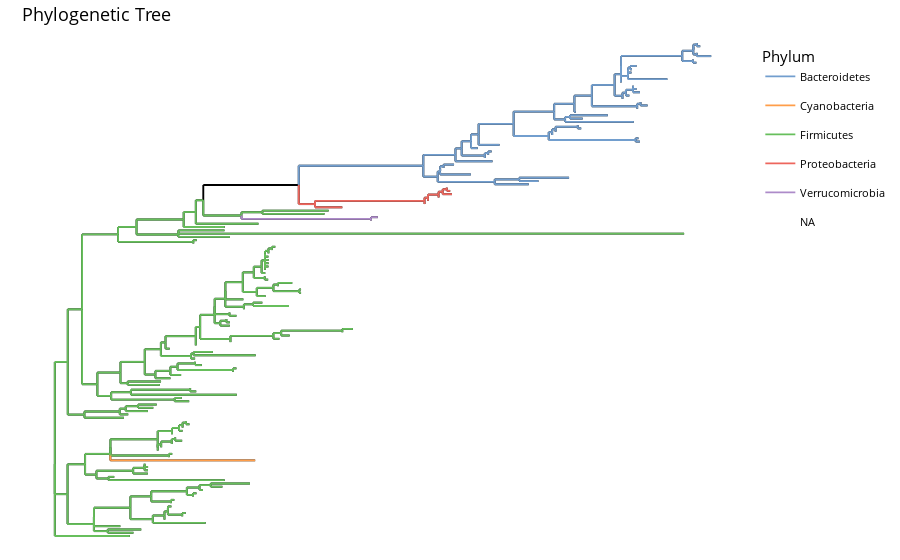

Notebook cell for this chart:
### Markdown cell above
## Phylogeny: the ultimate challenge

### Code cell
data("Tengeler2020", package = "mia")
tse <- Tengeler2020

p <- plotRowTree(
    tse,
    layout = "rectangular",
    edge_colour_by = "Phylum"
)

p + ggtitle("Phylogenetic Tree")

### Figure 1 — Plotly figure (JSON) as saved in the notebook; plotly's stock layout.template omitted (floating-point values rounded to 4 significant figures; data arrays with more than 128 entries replaced by an {"elided": "..."} marker saying what was removed)
{"data": [{"hoverinfo": "text", "hoveron": "points", "line": {"color": "rgba(0,0,0,1)", "dash": "solid", "width": 1.89}, "mode": "lines", "showlegend": false, "text": {"elided": "899 str values"}, "type": "scatter", "x": {"elided": "899 mixed values"}, "xaxis": "x", "y": {"elided": "899 mixed values"}, "yaxis": "y"}, {"hoverinfo": "text", "hoveron": "points", "line": {"color": "rgba(0,0,0,1)", "dash": "solid", "width": 1.89}, "mode": "lines", "showlegend": false, "text": {"elided": "899 str values"}, "type": "scatter", "x": {"elided": "899 mixed values"}, "xaxis": "x", "y": {"elided": "899 mixed values"}, "yaxis": "y"}, {"hoverinfo": "text", "hoveron": "points", "legendgroup": "Bacteroidetes", "line": {"color": "rgba(114,158,206,1)", "dash": "solid", "width": 1.89}, "mode": "lines", "name": "Bacteroidetes", "showlegend": true, "text": {"elided": "260 str values"}, "type": "scatter", "x": {"elided": "260 mixed values"}, "xaxis": "x", "y": {"elided": "260 mixed values"}, "yaxis": "y"}, {"hoverinfo": "text", "hoveron": "points", "legendgroup": "Cyanobacteria", "line": {"color": "rgba(255,158,74,1)", "dash": "solid", "width": 1.89}, "mode": "lines", "name": "Cyanobacteria", "showlegend": true, "text": "x: 0.42258<br />y:  24.000000<br />node: 139<br />parent: 289<br />edge_colour_by: Cyanobacteria", "type": "scatter", "x": [0.1172, 0.4226], "xaxis": "x", "y": [24, 24], "yaxis": "y"}, {"hoverinfo": "text", "hoveron": "points", "legendgroup": "Firmicutes", "line": {"color": "rgba(103,191,92,1)", "dash": "solid", "width": 1.89}, "mode": "lines", "name": "Firmicutes", "showlegend": true, "text": {"elided": "584 str values"}, "type": "scatter", "x": {"elided": "584 mixed values"}, "xaxis": "x", "y": {"elided": "584 mixed values"}, "yaxis": "y"}, {"hoverinfo": "text", "hoveron": "points", "legendgroup": "Proteobacteria", "line": {"color": "rgba(237,102,93,1)", "dash": "solid", "width": 1.89}, "mode": "lines", "name": "Proteobacteria", "showlegend": true, "text": ["x: 0.60644<br />y: 101.000000<br />node:  56<br />parent: 210<br />edge_colour_by: Proteobacteria", "x: 0.60644<br />y: 101.000000<br />node:  56<br />parent: 210<br />edge_colour_by: Proteobacteria", null, "x: 0.78007<br />y: 102.000000<br />node:  57<br />parent: 211<br />edge_colour_by: Proteobacteria", "x: 0.78007<br />y: 102.000000<br />node:  57<br />parent: 211<br />edge_colour_by: Proteobacteria", null, "x: 0.80967<br />y: 104.000000<br />node:  58<br />parent: 213<br />edge_colour_by: Proteobacteria", "x: 0.80967<br />y: 104.000000<br />node:  58<br />parent: 213<br />edge_colour_by: Proteobacteria", null, "x: 0.83399<br />y: 106.000000<br />node:  59<br />parent: 215<br />edge_colour_by: Proteobacteria", "x: 0.83399<br />y: 106.000000<br />node:  59<br />parent: 215<br />edge_colour_by: Proteobacteria", null, "x: 0.82695<br />y: 107.000000<br />node:  60<br />parent: 215<br />edge_colour_by: Proteobacteria", "x: 0.82695<br />y: 107.000000<br />node:  60<br />parent: 215<br />edge_colour_by: Proteobacteria", null, "x: 0.83778<br />y: 105.000000<br />node:  61<br />parent: 214<br />edge_colour_by: Proteobacteria", "x: 0.83778<br />y: 105.000000<br />node:  61<br />parent: 214<br />edge_colour_by: Proteobacteria", null, "x: 0.78725<br />y: 103.000000<br />node:  62<br />parent: 212<br />edge_colour_by: Proteobacteria", "x: 0.78725<br />y: 103.000000<br />node:  62<br />parent: 212<br />edge_colour_by: Proteobacteria", null, "x: 0.54893<br />y: 101.984375<br />node: 210<br />parent: 166<br />edge_colour_by: Proteobacteria", "x: 0.54893<br />y: 101.984375<br />node: 210<br />parent: 166<br />edge_colour_by: Proteobacteria", null, "x: 0.77991<br />y: 102.968750<br />node: 211<br />parent: 210<br />edge_colour_by: Proteobacteria", "x: 0.77991<br />y: 102.968750<br />node: 211<br />parent: 210<br />edge_colour_by: Proteobacteria", null, "x: 0.78710<br />y: 103.937500<br />node: 212<br />parent: 211<br />edge_colour_by: Proteobacteria", "x: 0.78710<br />y: 103.937500<br />node: 212<br />parent: 211<br />edge_colour_by: Proteobacteria", null, "x: 0.80953<br />y: 104.875000<br />node: 213<br />parent: 212<br />edge_colour_by: Proteobacteria", "x: 0.80953<br />y: 104.875000<br />node: 213<br />parent: 212<br />edge_colour_by: Proteobacteria", null, "x: 0.81816<br />y: 105.750000<br />node: 214<br />parent: 213<br />edge_colour_by: Proteobacteria", "x: 0.81816<br />y: 105.750000<br />node: 214<br />parent: 213<br />edge_colour_by: Proteobacteria", null, "x: 0.82679<br />y: 106.500000<br />node: 215<br />parent: 214<br />edge_colour_by: Proteobacteria", "x: 0.82679<br />y: 106.500000<br />node: 215<br />parent: 214<br />edge_colour_by: Proteobacteria"], "type": "scatter", "x": [0.5489, 0.6064, "NA", 0.7799, 0.7801, "NA", 0.8095, 0.8097, "NA", 0.8268, 0.834, "NA", 0.8268, 0.827, "NA", 0.8182, 0.8378, "NA", 0.7871, 0.7872, "NA", 0.5145, 0.5489, "NA", 0.5489, 0.7799, "NA", 0.7799, 0.7871, "NA", 0.7871, 0.8095, "NA", 0.8095, 0.8182, "NA", 0.8182, 0.8268], "xaxis": "x", "y": [101, 101, "NA", 102, 102, "NA", 104, 104, "NA", 106, 106, "NA", 107, 107, "NA", 105, 105, "NA", 103, 103, "NA", 102.0, 102.0, "NA", 103.0, 103.0, "NA", 103.9, 103.9, "NA", 104.9, 104.9, "NA", 105.8, 105.8, "NA", 106.5, 106.5], "yaxis": "y"}, {"hoverinfo": "text", "hoveron": "points", "legendgroup": "Verrucomicrobia", "line": {"color": "rgba(173,139,201,1)", "dash": "solid", "width": 1.89}, "mode": "lines", "name": "Verrucomicrobia", "showlegend": true, "text": ["x: 0.66709<br />y:  97.000000<br />node:   8<br />parent: 164<br />edge_colour_by: Verrucomicrobia", "x: 0.66709<br />y:  97.000000<br />node:   8<br />parent: 164<br />edge_colour_by: Verrucomicrobia", null, "x: 0.68144<br />y:  98.000000<br />node:   9<br />parent: 164<br />edge_colour_by: Verrucomicrobia", "x: 0.68144<br />y:  98.000000<br />node:   9<br />parent: 164<br />edge_colour_by: Verrucomicrobia", null, "x: 0.66694<br />y:  97.500000<br />node: 164<br />parent: 163<br />edge_colour_by: Verrucomicrobia", "x: 0.66694<br />y:  97.500000<br />node: 164<br />parent: 163<br />edge_colour_by: Verrucomicrobia"], "type": "scatter", "x": [0.6669, 0.6671, "NA", 0.6669, 0.6814, "NA", 0.3937, 0.6669], "xaxis": "x", "y": [97, 97, "NA", 98, 98, "NA", 97.5, 97.5], "yaxis": "y"}, {"hoverinfo": "text", "hoveron": "points", "legendgroup": "NA", "line": {"color": "transparent", "dash": "solid", "width": 1.89}, "mode": "lines", "name": "NA", "showlegend": true, "text": "x: 0.51447<br />y: 107.811005<br />node: 166<br />parent: 162<br />edge_colour_by: NA", "type": "scatter", "x": [0.3132, 0.5145], "xaxis": "x", "y": [107.8, 107.8], "yaxis": "y"}, {"hoverinfo": "text", "hoveron": "points", "legendgroup": "Bacteroidetes", "line": {"color": "rgba(114,158,206,1)", "dash": "solid", "width": 1.89}, "mode": "lines", "name": "Bacteroidetes", "showlegend": false, "text": {"elided": "260 str values"}, "type": "scatter", "x": {"elided": "260 mixed values"}, "xaxis": "x", "y": {"elided": "260 mixed values"}, "yaxis": "y"}, {"hoverinfo": "text", "hoveron": "points", "legendgroup": "Cyanobacteria", "line": {"color": "rgba(255,158,74,1)", "dash": "solid", "width": 1.89}, "mode": "lines", "name": "Cyanobacteria", "showlegend": false, "text": "x: 0.42258<br />y:  24.000000<br />node: 139<br />parent: 289<br />edge_colour_by: Cyanobacteria", "type": "scatter", "x": [0.1172, 0.1172], "xaxis": "x", "y": [25.98, 24], "yaxis": "y"}, {"hoverinfo": "text", "hoveron": "points", "legendgroup": "Firmicutes", "line": {"color": "rgba(103,191,92,1)", "dash": "solid", "width": 1.89}, "mode": "lines", "name": "Firmicutes", "showlegend": false, "text": {"elided": "584 str values"}, "type": "scatter", "x": {"elided": "584 mixed values"}, "xaxis": "x", "y": {"elided": "584 mixed values"}, "yaxis": "y"}, {"hoverinfo": "text", "hoveron": "points", "legendgroup": "Proteobacteria", "line": {"color": "rgba(237,102,93,1)", "dash": "solid", "width": 1.89}, "mode": "lines", "name": "Proteobacteria", "showlegend": false, "text": ["x: 0.60644<br />y: 101.000000<br />node:  56<br />parent: 210<br />edge_colour_by: Proteobacteria", "x: 0.60644<br />y: 101.000000<br />node:  56<br />parent: 210<br />edge_colour_by: Proteobacteria", null, "x: 0.78007<br />y: 102.000000<br />node:  57<br />parent: 211<br />edge_colour_by: Proteobacteria", "x: 0.78007<br />y: 102.000000<br />node:  57<br />parent: 211<br />edge_colour_by: Proteobacteria", null, "x: 0.80967<br />y: 104.000000<br />node:  58<br />parent: 213<br />edge_colour_by: Proteobacteria", "x: 0.80967<br />y: 104.000000<br />node:  58<br />parent: 213<br />edge_colour_by: Proteobacteria", null, "x: 0.83399<br />y: 106.000000<br />node:  59<br />parent: 215<br />edge_colour_by: Proteobacteria", "x: 0.83399<br />y: 106.000000<br />node:  59<br />parent: 215<br />edge_colour_by: Proteobacteria", null, "x: 0.82695<br />y: 107.000000<br />node:  60<br />parent: 215<br />edge_colour_by: Proteobacteria", "x: 0.82695<br />y: 107.000000<br />node:  60<br />parent: 215<br />edge_colour_by: Proteobacteria", null, "x: 0.83778<br />y: 105.000000<br />node:  61<br />parent: 214<br />edge_colour_by: Proteobacteria", "x: 0.83778<br />y: 105.000000<br />node:  61<br />parent: 214<br />edge_colour_by: Proteobacteria", null, "x: 0.78725<br />y: 103.000000<br />node:  62<br />parent: 212<br />edge_colour_by: Proteobacteria", "x: 0.78725<br />y: 103.000000<br />node:  62<br />parent: 212<br />edge_colour_by: Proteobacteria", null, "x: 0.54893<br />y: 101.984375<br />node: 210<br />parent: 166<br />edge_colour_by: Proteobacteria", "x: 0.54893<br />y: 101.984375<br />node: 210<br />parent: 166<br />edge_colour_by: Proteobacteria", null, "x: 0.77991<br />y: 102.968750<br />node: 211<br />parent: 210<br />edge_colour_by: Proteobacteria", "x: 0.77991<br />y: 102.968750<br />node: 211<br />parent: 210<br />edge_colour_by: Proteobacteria", null, "x: 0.78710<br />y: 103.937500<br />node: 212<br />parent: 211<br />edge_colour_by: Proteobacteria", "x: 0.78710<br />y: 103.937500<br />node: 212<br />parent: 211<br />edge_colour_by: Proteobacteria", null, "x: 0.80953<br />y: 104.875000<br />node: 213<br />parent: 212<br />edge_colour_by: Proteobacteria", "x: 0.80953<br />y: 104.875000<br />node: 213<br />parent: 212<br />edge_colour_by: Proteobacteria", null, "x: 0.81816<br />y: 105.750000<br />node: 214<br />parent: 213<br />edge_colour_by: Proteobacteria", "x: 0.81816<br />y: 105.750000<br />node: 214<br />parent: 213<br />edge_colour_by: Proteobacteria", null, "x: 0.82679<br />y: 106.500000<br />node: 215<br />parent: 214<br />edge_colour_by: Proteobacteria", "x: 0.82679<br />y: 106.500000<br />node: 215<br />parent: 214<br />edge_colour_by: Proteobacteria"], "type": "scatter", "x": [0.5489, 0.5489, "NA", 0.7799, 0.7799, "NA", 0.8095, 0.8095, "NA", 0.8268, 0.8268, "NA", 0.8268, 0.8268, "NA", 0.8182, 0.8182, "NA", 0.7871, 0.7871, "NA", 0.5145, 0.5145, "NA", 0.5489, 0.5489, "NA", 0.7799, 0.7799, "NA", 0.7871, 0.7871, "NA", 0.8095, 0.8095, "NA", 0.8182, 0.8182], "xaxis": "x", "y": [102.0, 101, "NA", 103.0, 102, "NA", 104.9, 104, "NA", 106.5, 106, "NA", 106.5, 107, "NA", 105.8, 105, "NA", 103.9, 103, "NA", 107.8, 102.0, "NA", 102.0, 103.0, "NA", 103.0, 103.9, "NA", 103.9, 104.9, "NA", 104.9, 105.8, "NA", 105.8, 106.5], "yaxis": "y"}, {"hoverinfo": "text", "hoveron": "points", "legendgroup": "Verrucomicrobia", "line": {"color": "rgba(173,139,201,1)", "dash": "solid", "width": 1.89}, "mode": "lines", "name": "Verrucomicrobia", "showlegend": false, "text": ["x: 0.66709<br />y:  97.000000<br />node:   8<br />parent: 164<br />edge_colour_by: Verrucomicrobia", "x: 0.66709<br />y:  97.000000<br />node:   8<br />parent: 164<br />edge_colour_by: Verrucomicrobia", null, "x: 0.68144<br />y:  98.000000<br />node:   9<br />parent: 164<br />edge_colour_by: Verrucomicrobia", "x: 0.68144<br />y:  98.000000<br />node:   9<br />parent: 164<br />edge_colour_by: Verrucomicrobia", null, "x: 0.66694<br />y:  97.500000<br />node: 164<br />parent: 163<br />edge_colour_by: Verrucomicrobia", "x: 0.66694<br />y:  97.500000<br />node: 164<br />parent: 163<br />edge_colour_by: Verrucomicrobia"], "type": "scatter", "x": [0.6669, 0.6669, "NA", 0.6669, 0.6669, "NA", 0.3937, 0.3937], "xaxis": "x", "y": [97.5, 97, "NA", 97.5, 98, "NA", 98.5, 97.5], "yaxis": "y"}, {"hoverinfo": "text", "hoveron": "points", "legendgroup": "NA", "line": {"color": "transparent", "dash": "solid", "width": 1.89}, "mode": "lines", "name": "NA", "showlegend": false, "text": "x: 0.51447<br />y: 107.811005<br />node: 166<br />parent: 162<br />edge_colour_by: NA", "type": "scatter", "x": [0.3132, 0.3132], "xaxis": "x", "y": [103.2, 107.8], "yaxis": "y"}], "layout": {"barmode": "relative", "font": {"color": "rgba(0,0,0,1)", "family": "", "size": 14.61}, "hovermode": "closest", "legend": {"bgcolor": "transparent", "bordercolor": "transparent", "borderwidth": 1.89, "font": {"color": "rgba(0,0,0,1)", "family": "", "size": 10.63}, "title": {"font": {"color": "rgba(0,0,0,1)", "family": "", "size": 14.61}, "text": "Phylum"}}, "margin": {"b": 10.96, "l": 10.96, "r": 7.306, "t": 40.84}, "paper_bgcolor": "transparent", "plot_bgcolor": "transparent", "shapes": [{"layer": "below", "line": {"linetype": [], "width": 0}, "type": "rect", "x0": 0, "x1": 1, "xref": "paper", "y0": 0, "y1": 1, "yref": "paper"}], "showlegend": true, "title": {"font": {"color": "rgba(0,0,0,1)", "family": "", "size": 17.53}, "text": "Phylogenetic Tree", "x": 0, "xref": "paper"}, "xaxis": {"anchor": "y", "automargin": true, "autorange": false, "categoryarray": ["0.0", "0.5", "1.0"], "categoryorder": "array", "domain": [0, 1], "gridcolor": {}, "gridwidth": 0, "hoverformat": ".2f", "linecolor": {}, "linewidth": 0, "nticks": {}, "range": [-0.0692, 1.454], "showgrid": false, "showline": false, "showticklabels": false, "tickangle": 0, "tickcolor": {}, "tickfont": {"color": {}, "family": {}, "size": 0}, "ticklen": 3.653, "tickmode": "array", "ticks": "", "ticktext": ["0.0", "0.5", "1.0"], "tickvals": [0, 0.5, 1], "tickwidth": 0, "title": {"font": {"color": "rgba(0,0,0,1)", "family": "", "size": 14.61}, "text": ""}, "type": "linear", "zeroline": false}, "yaxis": {"anchor": "x", "automargin": true, "autorange": false, "categoryarray": ["50", "100", "150"], "categoryorder": "array", "domain": [0, 1], "gridcolor": {}, "gridwidth": 0, "hoverformat": ".2f", "linecolor": {}, "linewidth": 0, "nticks": {}, "range": [0.4, 151.6], "showgrid": false, "showline": false, "showticklabels": false, "tickangle": 0, "tickcolor": {}, "tickfont": {"color": {}, "family": {}, "size": 0}, "ticklen": 3.653, "tickmode": "array", "ticks": "", "ticktext": ["50", "100", "150"], "tickvals": [50, 100, 150], "tickwidth": 0, "title": {"font": {"color": "rgba(0,0,0,1)", "family": "", "size": 14.61}, "text": ""}, "type": "linear", "zeroline": false}}}
